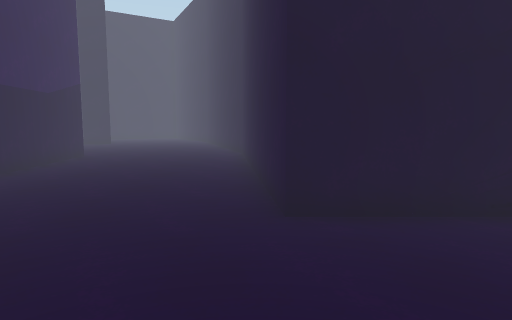
view 1 (above)

19 first-person views from a walk through a scene from a Unity 3-D project. The camera is 1.3 m above the floor, tilts 6° down and sees 75° across. The floor is counted in squares, 1 m on a side. Each view is taken from the middle of a square. On the plan, view 1 faces up. The plan holds only what a view shows up to about 14 squares ahead; the rest is blank. The place goes on beyond the plan.

view 2
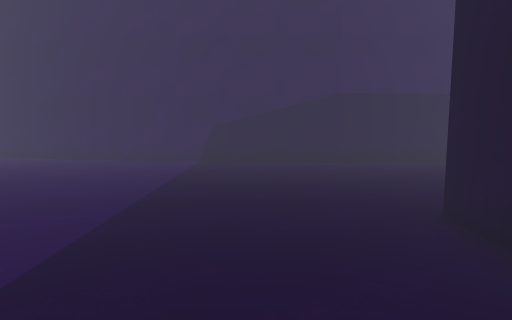

view 3
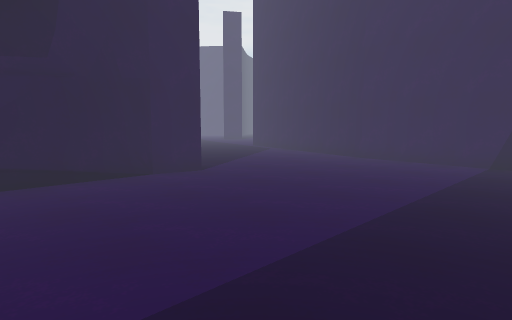

view 4
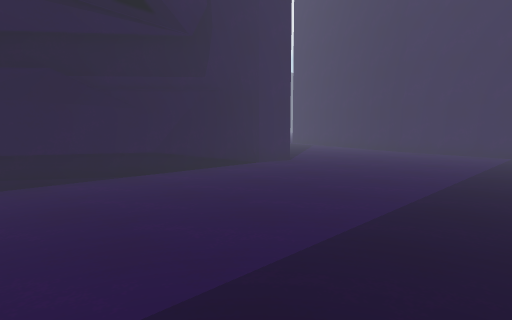

view 5
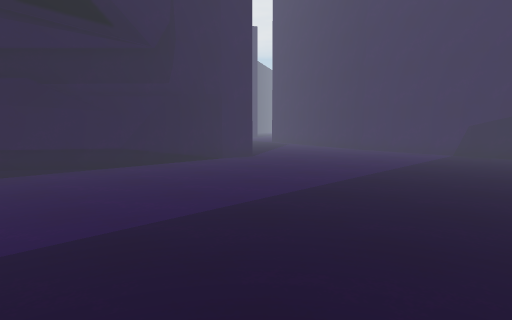

view 6
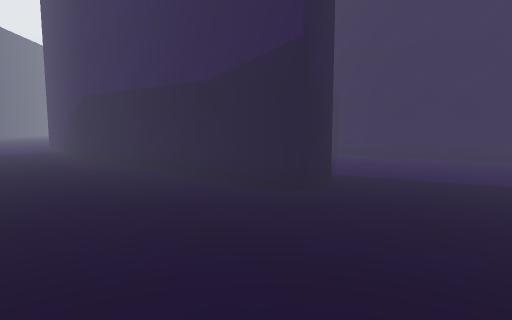

view 7
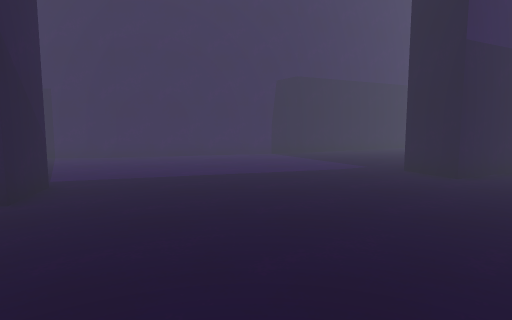

view 8
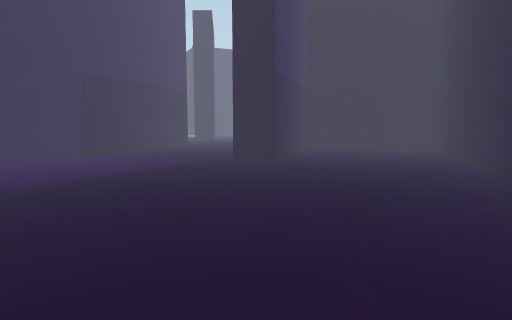

view 9
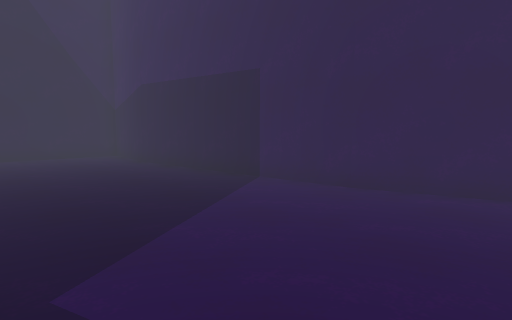

view 10
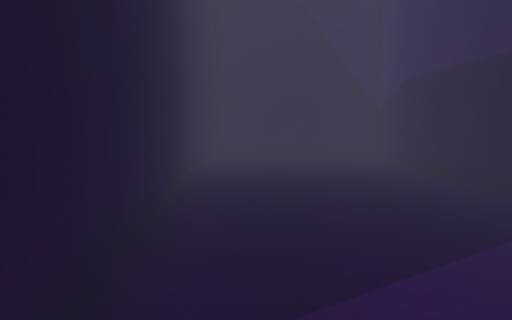

view 11
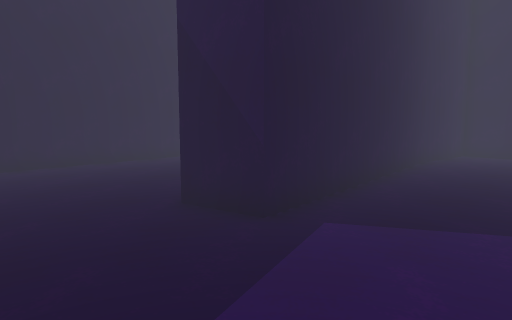

view 12
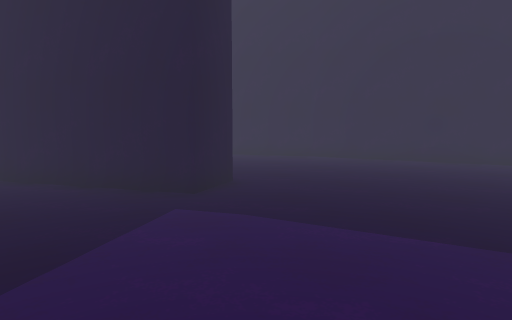

view 13
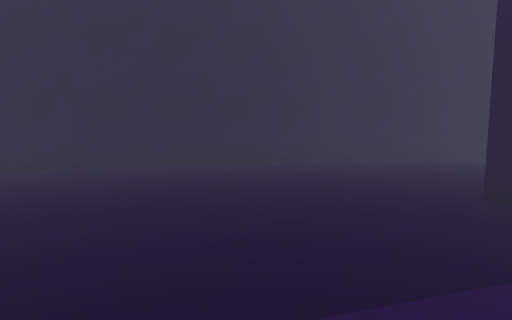

view 14
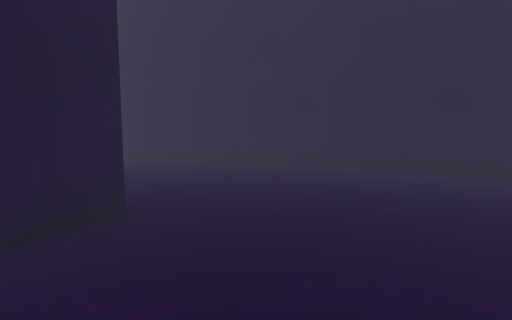

view 15
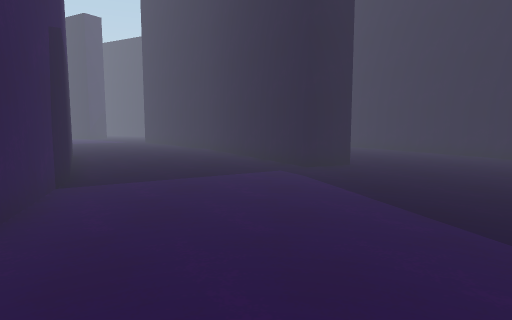

view 16
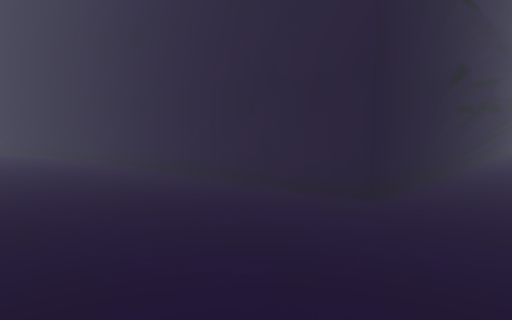

view 17
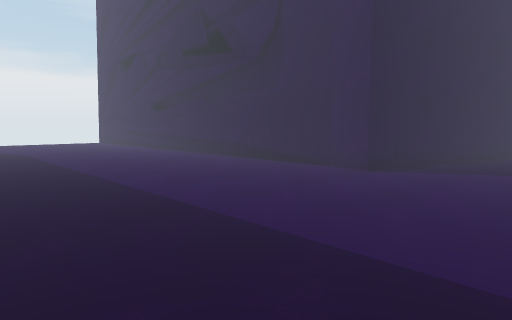

view 18
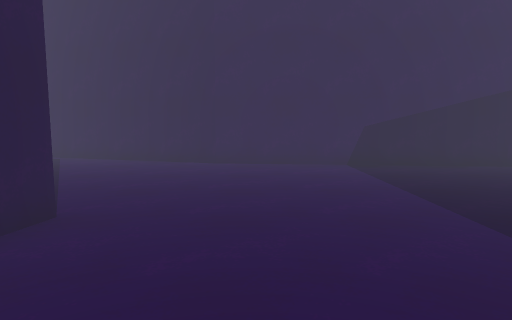

view 19
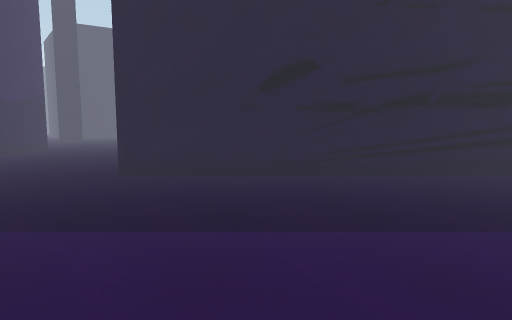

### Floor plan
Points are (right, up) in squares from view 1. A wall is a line through its corners. A room is listed if a view was taken in it or the views show most of it. See-through windows are left out.
Room 1 (views 1, 2, 3, 4, 5, 6, 7, 8, 9, 10, 11, 12, 13, 14, 15, 16, 17, 18, 19)
walls: (-8, 4.7) (-8.8, 13.7) (-7.2, 14) (-6.3, 4.8) (-7.2, -4.4); (-0.6, 15) (-3.7, 25.2); (3, 4.7) (2.6, 4.4); (3.6, 4.7) (2.9, 4.3); (-14.5, 5) (-14.8, 1.9) (-8.3, 1.2) (-8, 4.9); (4.3, 4.3) (2, 4.8); (4.4, 4.4) (1.8, 4.6); (-15.2, 12.6) (-14.5, 4.9); (5.5, 4.8) (2, 4.5); (6.6, 4.7) (4.3, 4.5); (-7.2, -4.3) (-8.5, -8.6); (7.9, 4.3) (3, 4.8); (9.5, 4.6) (0.4, 4.6) (-0.6, 15.1); (9.6, 4.3) (7, 4.6); (0.6, -6.1) (1.2, -6.1); (0.7, -6.1) (4.8, -5.7); (-3.7, 25.1) (-4.9, 27.5); (0.8, -6.2) (2.4, -5.9); (2.3, -5.7) (8.1, -5.9); (-17.4, 19.9) (-15.2, 12.4); (-11.1, 25.1) (-9.9, 22.8) (-11.4, 22.2) (-13.8, 26.6); (-1.4, -8.5) (-0.6, -5.8) (0.8, -6.1)
low walls: (2.5, 4.7) (2, 4.4); (3, 4.8) (2.3, 4.4); (2, -6.1) (8, -6.1)

Positions as (right, up) in squares from view 1, and headings:
1: (0, 0), facing up
2: (5, 2), facing left
3: (5, 2), facing down-left
4: (9, 2), facing down-left
5: (9, 4), facing down-left
6: (-2, 18), facing down-left
7: (-2, 18), facing left
8: (-2, 14), facing up-left
9: (-9, 16), facing down-left
10: (-10, 15), facing down
11: (-12, 17), facing down-right
12: (-15, 17), facing up-right
13: (-13, 18), facing right
14: (-12, 18), facing up-right
15: (-13, 12), facing up
16: (-5, 2), facing up-right
17: (-5, 3), facing down-right
18: (4, -3), facing left
19: (4, -4), facing up
